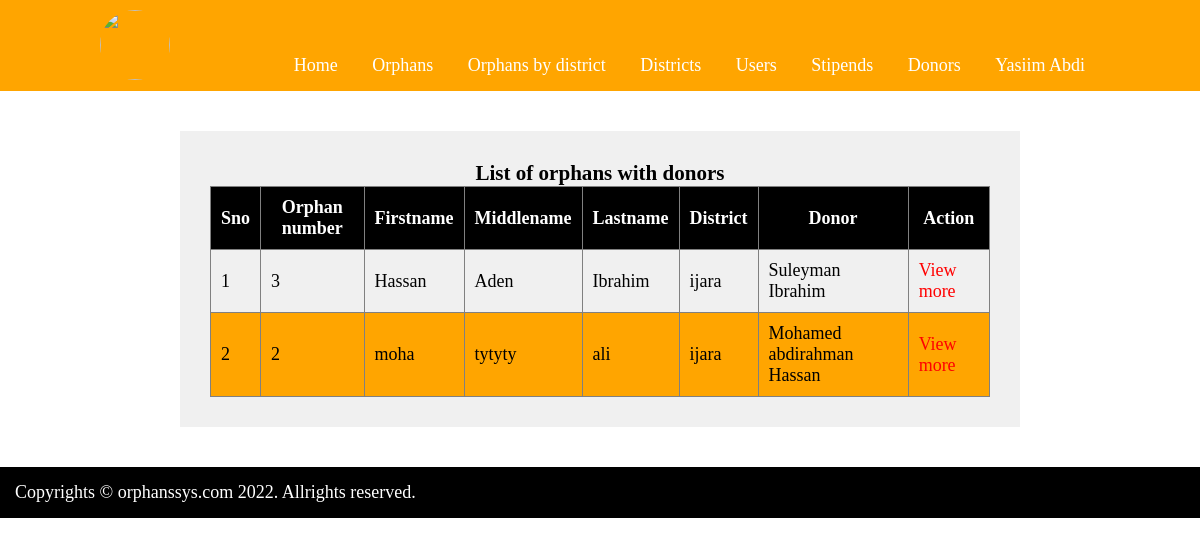
The app's page /admin/withdonors.php (signed in), older data.
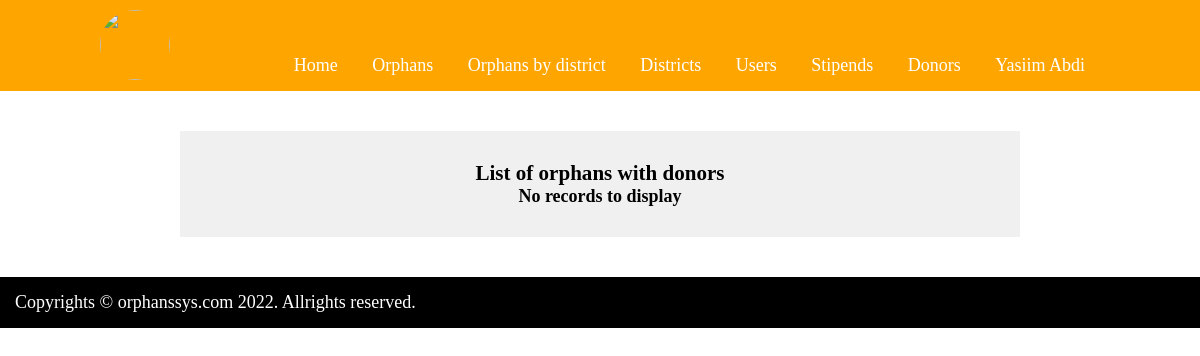
The same page, newer data.
### tables this page shows
CREATE TABLE `orphans` (
  `id` int(11) NOT NULL,
  `onum` int(11) NOT NULL,
  `firstname` varchar(30) NOT NULL,
  `middlename` varchar(30) NOT NULL,
  `lastname` varchar(30) NOT NULL,
  `dob` varchar(30) NOT NULL,
  `age` int(2) NOT NULL,
  `bcertno` varchar(100) NOT NULL,
  `address` text NOT NULL,
  `district` varchar(100) NOT NULL,
  `gname` varchar(100) NOT NULL,
  `gcontacts` varchar(30) NOT NULL,
  `bcert` longblob NOT NULL,
  `dcert` longblob NOT NULL,
  `natid` longblob NOT NULL,
  `photo` longblob NOT NULL,
  `representative` varchar(100) NOT NULL,
  `date_reg` varchar(100) NOT NULL,
  `donor` varchar(100) NOT NULL DEFAULT 'No donor'
);

CREATE TABLE `donors` (
  `id` int(11) NOT NULL,
  `fullnames` varchar(100) NOT NULL,
  `phone` varchar(20) NOT NULL,
  `email` varchar(30) NOT NULL,
  `status` varchar(20) NOT NULL DEFAULT 'active'
);

### admin/withdonors.php (the view, shortened to what this page needs)
<?php
include('head.php');
include('../dbcon.php');
?>
<!DOCTYPE html>
<html>
<head>
	<link rel="stylesheet" type="text/css" href="styles.css">
</head>
<body>
	<div class="main">
		<h3>List of orphans with donors</h3>
		<?php
			$retrieve = mysqli_query($con, "select orphans.*, donors.fullnames from orphans inner join donors on orphans.donor=donors.id order by id desc ");
			if(mysqli_num_rows($retrieve)==0){
				echo "<h4>No records to display</h4>";
			}
			else{
				echo "<table border='1'>";
					echo "<tr> <th>Sno</th> <th>Orphan number</th> <th>Firstname</th> <th>Middlename</th> <th>Lastname</th> <th>District</th> <th>Donor</th> <th>Action</th> </tr>";
				$sno = 1;
				while($row = mysqli_fetch_array($retrieve)){
					echo "<tr>";
						$id = $row['id'];
						echo "<td>".$sno."</td>";
						echo "<td>".$row['onum']."</td>";
						echo "<td>".$row['firstname']."</td>";
						echo "<td>".$row['middlename']."</td>";
						echo "<td>".$row['lastname']."</td>";
						echo "<td>".$row['district']."</td>";
						echo "<td>".$row['fullnames']."</td>";
						echo "<td> <a href='view.php?id=$id'>View more</a> </td>";
					echo "</tr>";
					$sno++;
				}
				echo "</table>";
			}
		?>
	</div>
</body>
</html>
<?php include('footer.php'); ?>

### admin/head.php (shortened to what this page needs)
<!DOCTYPE html>
<html>
<head>
	<link rel="stylesheet" type="text/css" href="../styles.css">
</head>
<body>
	<div class="banner">
		<img src="../logo.jpg" class="logo">
		<ul class="menu">
			<li><a href="home.php">Home</a></li>
			<li class="droppar"><a href="#">Orphans</a>
			</li>
			<li><a href="bydistrict.php">Orphans by district</a></li>
			<li><a href="districts.php">Districts</a></li>
			<li class="droppar"><a href="#">Users</a>
			</li>
			<li class="droppar"><a href="#">Stipends</a>
			</li>
			<li class="droppar"><a href="#">Donors</a>
			</li>
			<li class="droppar"><a href="#"><?php echo $_SESSION['fullnames']; ?></a>
			</li>
		</ul>
	</div>
</body>
</html>

### admin/footer.php (shortened to what this page needs)
<!DOCTYPE html>
<html>
<head>
</head>
<body>
	<footer>
		Copyrights &copy orphanssys.com 2022. Allrights reserved.
	</footer>
</body>
</html>

### styles.css (style rules this page uses)
* { padding: 0; margin: 0; box-sizing: border-box; }
body { font-size: 18px; }
.banner { float: left; width: 100%; padding: 0 100px; background: orange; }
.logo { float: left; width: 70px; height: 70px; border-radius: 50%; margin-top: 10px; }
.menu { float: right; list-style: none; margin-top: 40px; }
.menu li { padding: 15px; display: inline-block; }
.menu li a { color: white; text-decoration: none; font-size: 18px; }
.droppar { position: relative; }
.main { float: left; width: 70%; margin-top: 40px; margin-bottom: 40px; margin-left: 15%; background: #f0f0f0; padding: 30px; }
h3 { text-align: center; }
a { color: red; text-decoration: none; }
h4 { text-align: center; }
footer { float: left; width: 100%; background: black; color: white; font-size: 18px; padding: 15px; }
table { float: left; width: 100%; border-collapse: collapse; }
th, td { padding: 10px; }
tr:nth-child(odd) { background: orange; }
th { background: black; color: white; }

Row changes from the older to the newer data that the page shows:
removed orphans: onum "3", firstname "Hassan", middlename "Aden", lastname "Ibrahim", district "ijara", donors.fullnames "Suleyman Ibrahim"
removed orphans: onum "2", firstname "moha", middlename "tytyty", lastname "ali", district "ijara", donors.fullnames "Mohamed abdirahman Hassan"
Text that changed along with them:
text no longer shown: "Sno Orphan number Firstname Middlename Lastname District Donor Action"
text now shown: "No records to display"
